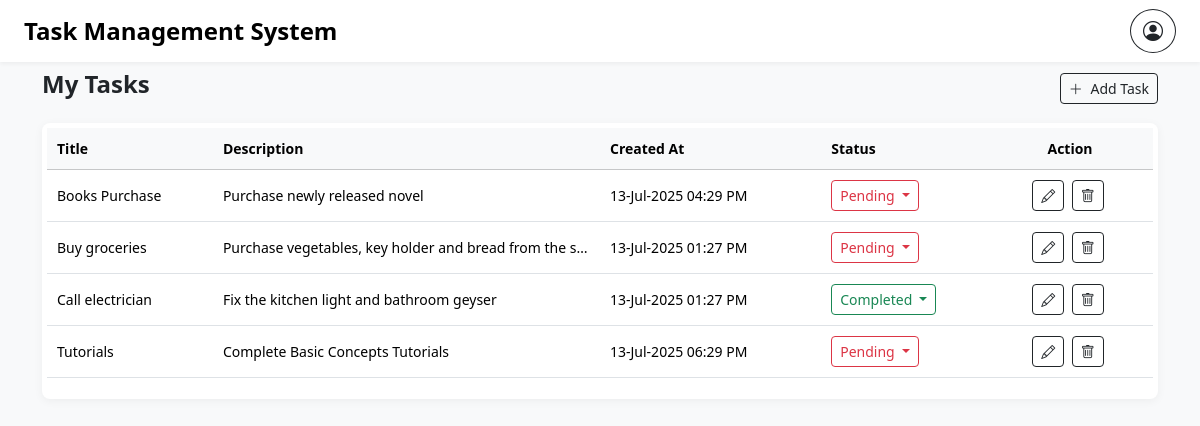
Page /dashboard.php (signed in) on the committed database.
### tables this page shows
CREATE TABLE `tbl_task` (
  `task_id` int(11) NOT NULL,
  `user_id` int(11) NOT NULL,
  `title` varchar(255) NOT NULL,
  `description` text DEFAULT NULL,
  `status` enum('Pending','Completed') DEFAULT 'Pending',
  `created_at` datetime DEFAULT current_timestamp()
);

### dashboard.php (the view, shortened to what this page needs)
<?php
require_once 'db.php';
$userId = $_SESSION['user_id'];
$query = "SELECT * FROM tbl_task WHERE user_id = ?";
$stmt = $conn->prepare($query);
$stmt->bind_param("i", $userId);
$stmt->execute();
$result = $stmt->get_result();
?>
<!DOCTYPE html>
<html>
<head>
    <link href="https://cdn.jsdelivr.net/npm/bootstrap@5.3.3/dist/css/bootstrap.min.css" rel="stylesheet">
    <link href="https://cdn.jsdelivr.net/npm/bootstrap-icons@1.10.5/font/bootstrap-icons.css" rel="stylesheet">
    <link href="style.css" rel="stylesheet">
</head>
<body>
    <nav class="navbar navbar-light px-4 py-2">
        <span class="navbar-brand fw-bold fs-4">Task Management System</span>
        <div class="dropdown">
            <button class="btn btn-outline-dark rounded-circle" type="button" data-bs-toggle="dropdown" aria-expanded="false">
                <i class="bi bi-person-circle fs-5"></i>
            </button>
        </div>
    </nav>
    <div class="container my-2">
        <div class="d-flex justify-content-between align-items-center mb-3">
            <h4 class="fw-semibold">My Tasks</h4>
            <a href="add_task.php" class="btn btn-outline-dark btn-sm">
                <i class="bi bi-plus-lg me-1"></i> Add Task
            </a>
        </div>
        <div class="table-container">
            <table class="table table-hover">
                <thead class="table-light">
                    <tr>
                        <th>Title</th>
                        <th>Description</th>
                        <th>Created At</th>
                        <th>Status</th>
                        <th class="text-center">Action</th>
                    </tr>
                </thead>
                <tbody>
                    <?php while ($row = $result->fetch_assoc()): ?>
                        <tr>
                            <td><?= htmlspecialchars($row['title']) ?></td>
                            <td class="text-truncate" title="<?= htmlspecialchars($row['description']) ?>">
                                <?= htmlspecialchars($row['description']) ?>
                            </td>
                            <td><?= date('d-M-Y h:i A', strtotime($row['created_at'])) ?></td>
                            <td>
                                <form method="POST" class="d-inline">
                                    <div class="dropdown">
                                        <button class="btn btn-sm dropdown-toggle
                                        <?= $row['status'] === 'Completed' ? 'btn-outline-success' : 'btn-outline-danger' ?>"
                                            type="submit" data-bs-toggle="dropdown" aria-expanded="false">
                                            <?= $row['status'] ?>
                                        </button>
                                    </div>
                                </form>
                            </td>
                            <td class="text-center">
                                <a href="edit_task.php?task_id=<?= $row['task_id'] ?>" class="btn btn-outline-dark btn-icon btn-sm me-1" title="Edit">
                                    <i class="bi bi-pencil"></i>
                                </a>
                                <a href="delete_task.php?task_id=<?= $row['task_id'] ?>" class="btn btn-outline-dark btn-icon btn-sm me-1" title="Delete" onclick="return confirm('Are you sure you want to delete this task?');">
                                    <i class="bi bi-trash"></i>
                                </a>
                            </td>
                        </tr>
                    <?php endwhile; ?>
                </tbody>
            </table>
        </div>
    </div>
</body>
</html>

### style.css (style rules this page uses)
body { background-color: #f8f9fa; font-size: 14px; }
.navbar { background-color: #fff; box-shadow: 0 2px 4px rgba(0, 0, 0, 0.05); }
.table-container { background-color: #fff; padding: 5px 5px; border-radius: 8px; box-shadow: 0 2px 10px rgba(0, 0, 0, 0.05); }
.table td, .table th { vertical-align: middle; padding: 10px; }
.btn-icon { padding: 4px 8px; }
.table-container table { table-layout: fixed; width: 100%; }
.table-container th:nth-child(1) { width: 15%; }
.table-container th:nth-child(2) { width: 35%; }
.table-container th:nth-child(3) { width: 20%; }
.table-container th:nth-child(4) { width: 15%; }
.table-container th:nth-child(5) { width: 15%; }
.table-container td:nth-child(2) { white-space: nowrap; overflow: hidden; text-overflow: ellipsis; }

### rows in the picture
tbl_task: title "Books Purchase", description "Purchase newly released novel", created_at "13-Jul-2025 04:29 PM", status "Pending"
tbl_task: title "Buy groceries", description "Purchase vegetables, key holder and bread from the s…", created_at "13-Jul-2025 01:27 PM", status "Pending"
tbl_task: title "Call electrician", description "Fix the kitchen light and bathroom geyser", created_at "13-Jul-2025 01:27 PM", status "Completed"
tbl_task: title "Tutorials", description "Complete Basic Concepts Tutorials", created_at "13-Jul-2025 06:29 PM", status "Pending"
